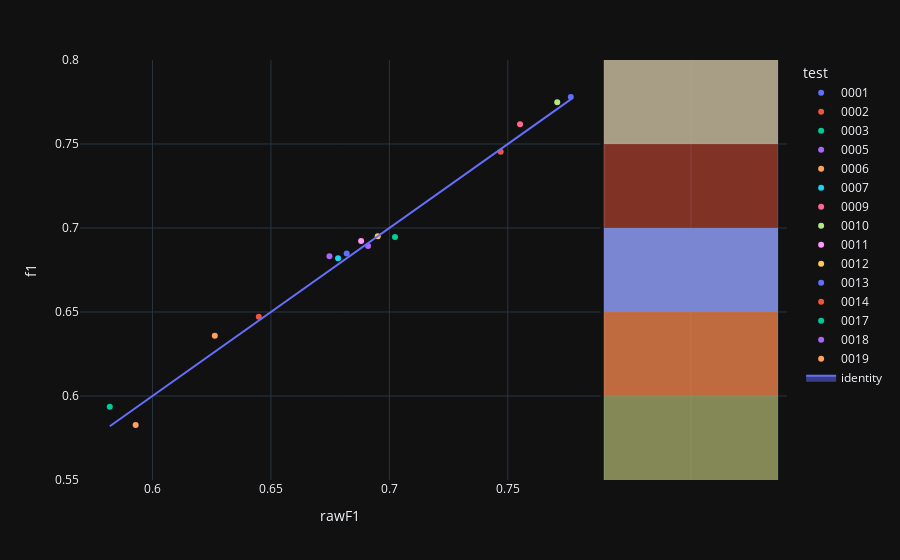

Write notebook code for a chart like this one.
### Code cell
fig=px.scatter(experimentModels_N2,x='rawF1',y='f1',color='test',hover_name='modelId', marginal_y="histogram")
fig.add_trace(
    go.Scatter(x=experimentModels_N2['rawF1'], y=experimentModels_N2['rawF1'], name="identity", mode='lines',fill="toself")
)
fig.show()

### Figure 1 — Plotly figure (JSON) as saved in the notebook; plotly's stock layout.template omitted (floating-point values rounded to 4 significant figures)
{"data": [{"hovertemplate": "<b>%{hovertext}</b><br><br>test=0001<br>rawF1=%{x}<br>f1=%{y}<extra></extra>", "hovertext": ["4ecbf9fd-9ea2-41f6-82ce-b88ac9b32b76"], "legendgroup": "0001", "marker": {"color": "#636efa", "symbol": "circle"}, "mode": "markers", "name": "0001", "orientation": "v", "showlegend": true, "x": [0.7766], "xaxis": "x", "y": [0.7779], "yaxis": "y", "type": "scatter"}, {"alignmentgroup": "True", "bingroup": "y", "hovertemplate": "test=0001<br>f1=%{y}<br>count=%{x}<extra></extra>", "legendgroup": "0001", "marker": {"color": "#636efa"}, "name": "0001", "offsetgroup": "0001", "opacity": 0.5, "showlegend": false, "xaxis": "x2", "y": [0.7779], "yaxis": "y2", "type": "histogram"}, {"hovertemplate": "<b>%{hovertext}</b><br><br>test=0002<br>rawF1=%{x}<br>f1=%{y}<extra></extra>", "hovertext": ["510c627b-7f5d-47cf-806f-77699d7869bf"], "legendgroup": "0002", "marker": {"color": "#EF553B", "symbol": "circle"}, "mode": "markers", "name": "0002", "orientation": "v", "showlegend": true, "x": [0.747], "xaxis": "x", "y": [0.7453], "yaxis": "y", "type": "scatter"}, {"alignmentgroup": "True", "bingroup": "y", "hovertemplate": "test=0002<br>f1=%{y}<br>count=%{x}<extra></extra>", "legendgroup": "0002", "marker": {"color": "#EF553B"}, "name": "0002", "offsetgroup": "0002", "opacity": 0.5, "showlegend": false, "xaxis": "x2", "y": [0.7453], "yaxis": "y2", "type": "histogram"}, {"hovertemplate": "<b>%{hovertext}</b><br><br>test=0003<br>rawF1=%{x}<br>f1=%{y}<extra></extra>", "hovertext": ["81fc4ed7-34db-485d-8b93-027a1d57313e"], "legendgroup": "0003", "marker": {"color": "#00cc96", "symbol": "circle"}, "mode": "markers", "name": "0003", "orientation": "v", "showlegend": true, "x": [0.582], "xaxis": "x", "y": [0.5936], "yaxis": "y", "type": "scatter"}, {"alignmentgroup": "True", "bingroup": "y", "hovertemplate": "test=0003<br>f1=%{y}<br>count=%{x}<extra></extra>", "legendgroup": "0003", "marker": {"color": "#00cc96"}, "name": "0003", "offsetgroup": "0003", "opacity": 0.5, "showlegend": false, "xaxis": "x2", "y": [0.5936], "yaxis": "y2", "type": "histogram"}, {"hovertemplate": "<b>%{hovertext}</b><br><br>test=0005<br>rawF1=%{x}<br>f1=%{y}<extra></extra>", "hovertext": ["edd43941-9867-4361-a47e-36b0c1e13e96"], "legendgroup": "0005", "marker": {"color": "#ab63fa", "symbol": "circle"}, "mode": "markers", "name": "0005", "orientation": "v", "showlegend": true, "x": [0.6747], "xaxis": "x", "y": [0.6832], "yaxis": "y", "type": "scatter"}, {"alignmentgroup": "True", "bingroup": "y", "hovertemplate": "test=0005<br>f1=%{y}<br>count=%{x}<extra></extra>", "legendgroup": "0005", "marker": {"color": "#ab63fa"}, "name": "0005", "offsetgroup": "0005", "opacity": 0.5, "showlegend": false, "xaxis": "x2", "y": [0.6832], "yaxis": "y2", "type": "histogram"}, {"hovertemplate": "<b>%{hovertext}</b><br><br>test=0006<br>rawF1=%{x}<br>f1=%{y}<extra></extra>", "hovertext": ["f76f3dc0-a712-49f3-842b-590c783bc6ca"], "legendgroup": "0006", "marker": {"color": "#FFA15A", "symbol": "circle"}, "mode": "markers", "name": "0006", "orientation": "v", "showlegend": true, "x": [0.5929], "xaxis": "x", "y": [0.5828], "yaxis": "y", "type": "scatter"}, {"alignmentgroup": "True", "bingroup": "y", "hovertemplate": "test=0006<br>f1=%{y}<br>count=%{x}<extra></extra>", "legendgroup": "0006", "marker": {"color": "#FFA15A"}, "name": "0006", "offsetgroup": "0006", "opacity": 0.5, "showlegend": false, "xaxis": "x2", "y": [0.5828], "yaxis": "y2", "type": "histogram"}, {"hovertemplate": "<b>%{hovertext}</b><br><br>test=0007<br>rawF1=%{x}<br>f1=%{y}<extra></extra>", "hovertext": ["bedbb2e2-c55d-4931-8937-6ff81b1df99a"], "legendgroup": "0007", "marker": {"color": "#19d3f3", "symbol": "circle"}, "mode": "markers", "name": "0007", "orientation": "v", "showlegend": true, "x": [0.6783], "xaxis": "x", "y": [0.682], "yaxis": "y", "type": "scatter"}, {"alignmentgroup": "True", "bingroup": "y", "hovertemplate": "test=0007<br>f1=%{y}<br>count=%{x}<extra></extra>", "legendgroup": "0007", "marker": {"color": "#19d3f3"}, "name": "0007", "offsetgroup": "0007", "opacity": 0.5, "showlegend": false, "xaxis": "x2", "y": [0.682], "yaxis": "y2", "type": "histogram"}, {"hovertemplate": "<b>%{hovertext}</b><br><br>test=0009<br>rawF1=%{x}<br>f1=%{y}<extra></extra>", "hovertext": ["d795bc85-43d1-4349-bf03-fe100d40daf9"], "legendgroup": "0009", "marker": {"color": "#FF6692", "symbol": "circle"}, "mode": "markers", "name": "0009", "orientation": "v", "showlegend": true, "x": [0.7552], "xaxis": "x", "y": [0.7618], "yaxis": "y", "type": "scatter"}, {"alignmentgroup": "True", "bingroup": "y", "hovertemplate": "test=0009<br>f1=%{y}<br>count=%{x}<extra></extra>", "legendgroup": "0009", "marker": {"color": "#FF6692"}, "name": "0009", "offsetgroup": "0009", "opacity": 0.5, "showlegend": false, "xaxis": "x2", "y": [0.7618], "yaxis": "y2", "type": "histogram"}, {"hovertemplate": "<b>%{hovertext}</b><br><br>test=0010<br>rawF1=%{x}<br>f1=%{y}<extra></extra>", "hovertext": ["02e88dcd-63b9-408e-848d-a849fc2567a1"], "legendgroup": "0010", "marker": {"color": "#B6E880", "symbol": "circle"}, "mode": "markers", "name": "0010", "orientation": "v", "showlegend": true, "x": [0.7709], "xaxis": "x", "y": [0.7749], "yaxis": "y", "type": "scatter"}, {"alignmentgroup": "True", "bingroup": "y", "hovertemplate": "test=0010<br>f1=%{y}<br>count=%{x}<extra></extra>", "legendgroup": "0010", "marker": {"color": "#B6E880"}, "name": "0010", "offsetgroup": "0010", "opacity": 0.5, "showlegend": false, "xaxis": "x2", "y": [0.7749], "yaxis": "y2", "type": "histogram"}, {"hovertemplate": "<b>%{hovertext}</b><br><br>test=0011<br>rawF1=%{x}<br>f1=%{y}<extra></extra>", "hovertext": ["a090862a-9778-4431-9c22-e5d33b1a116c"], "legendgroup": "0011", "marker": {"color": "#FF97FF", "symbol": "circle"}, "mode": "markers", "name": "0011", "orientation": "v", "showlegend": true, "x": [0.6881], "xaxis": "x", "y": [0.6923], "yaxis": "y", "type": "scatter"}, {"alignmentgroup": "True", "bingroup": "y", "hovertemplate": "test=0011<br>f1=%{y}<br>count=%{x}<extra></extra>", "legendgroup": "0011", "marker": {"color": "#FF97FF"}, "name": "0011", "offsetgroup": "0011", "opacity": 0.5, "showlegend": false, "xaxis": "x2", "y": [0.6923], "yaxis": "y2", "type": "histogram"}, {"hovertemplate": "<b>%{hovertext}</b><br><br>test=0012<br>rawF1=%{x}<br>f1=%{y}<extra></extra>", "hovertext": ["e7e4df1d-6250-40e8-bf6c-79a6ed4dbdab"], "legendgroup": "0012", "marker": {"color": "#FECB52", "symbol": "circle"}, "mode": "markers", "name": "0012", "orientation": "v", "showlegend": true, "x": [0.6951], "xaxis": "x", "y": [0.6951], "yaxis": "y", "type": "scatter"}, {"alignmentgroup": "True", "bingroup": "y", "hovertemplate": "test=0012<br>f1=%{y}<br>count=%{x}<extra></extra>", "legendgroup": "0012", "marker": {"color": "#FECB52"}, "name": "0012", "offsetgroup": "0012", "opacity": 0.5, "showlegend": false, "xaxis": "x2", "y": [0.6951], "yaxis": "y2", "type": "histogram"}, {"hovertemplate": "<b>%{hovertext}</b><br><br>test=0013<br>rawF1=%{x}<br>f1=%{y}<extra></extra>", "hovertext": ["d47997e9-0f93-4c68-8bfe-3d64bd24b612"], "legendgroup": "0013", "marker": {"color": "#636efa", "symbol": "circle"}, "mode": "markers", "name": "0013", "orientation": "v", "showlegend": true, "x": [0.682], "xaxis": "x", "y": [0.6848], "yaxis": "y", "type": "scatter"}, {"alignmentgroup": "True", "bingroup": "y", "hovertemplate": "test=0013<br>f1=%{y}<br>count=%{x}<extra></extra>", "legendgroup": "0013", "marker": {"color": "#636efa"}, "name": "0013", "offsetgroup": "0013", "opacity": 0.5, "showlegend": false, "xaxis": "x2", "y": [0.6848], "yaxis": "y2", "type": "histogram"}, {"hovertemplate": "<b>%{hovertext}</b><br><br>test=0014<br>rawF1=%{x}<br>f1=%{y}<extra></extra>", "hovertext": ["eb8f4601-7957-4990-ba3b-c6892c7180c2"], "legendgroup": "0014", "marker": {"color": "#EF553B", "symbol": "circle"}, "mode": "markers", "name": "0014", "orientation": "v", "showlegend": true, "x": [0.6449], "xaxis": "x", "y": [0.6472], "yaxis": "y", "type": "scatter"}, {"alignmentgroup": "True", "bingroup": "y", "hovertemplate": "test=0014<br>f1=%{y}<br>count=%{x}<extra></extra>", "legendgroup": "0014", "marker": {"color": "#EF553B"}, "name": "0014", "offsetgroup": "0014", "opacity": 0.5, "showlegend": false, "xaxis": "x2", "y": [0.6472], "yaxis": "y2", "type": "histogram"}, {"hovertemplate": "<b>%{hovertext}</b><br><br>test=0017<br>rawF1=%{x}<br>f1=%{y}<extra></extra>", "hovertext": ["068a1a2c-d011-489a-be3e-8c36cceb0721"], "legendgroup": "0017", "marker": {"color": "#00cc96", "symbol": "circle"}, "mode": "markers", "name": "0017", "orientation": "v", "showlegend": true, "x": [0.7024], "xaxis": "x", "y": [0.6947], "yaxis": "y", "type": "scatter"}, {"alignmentgroup": "True", "bingroup": "y", "hovertemplate": "test=0017<br>f1=%{y}<br>count=%{x}<extra></extra>", "legendgroup": "0017", "marker": {"color": "#00cc96"}, "name": "0017", "offsetgroup": "0017", "opacity": 0.5, "showlegend": false, "xaxis": "x2", "y": [0.6947], "yaxis": "y2", "type": "histogram"}, {"hovertemplate": "<b>%{hovertext}</b><br><br>test=0018<br>rawF1=%{x}<br>f1=%{y}<extra></extra>", "hovertext": ["32691b47-eae8-4fd8-906e-315585ba2df6"], "legendgroup": "0018", "marker": {"color": "#ab63fa", "symbol": "circle"}, "mode": "markers", "name": "0018", "orientation": "v", "showlegend": true, "x": [0.691], "xaxis": "x", "y": [0.6893], "yaxis": "y", "type": "scatter"}, {"alignmentgroup": "True", "bingroup": "y", "hovertemplate": "test=0018<br>f1=%{y}<br>count=%{x}<extra></extra>", "legendgroup": "0018", "marker": {"color": "#ab63fa"}, "name": "0018", "offsetgroup": "0018", "opacity": 0.5, "showlegend": false, "xaxis": "x2", "y": [0.6893], "yaxis": "y2", "type": "histogram"}, {"hovertemplate": "<b>%{hovertext}</b><br><br>test=0019<br>rawF1=%{x}<br>f1=%{y}<extra></extra>", "hovertext": ["4b322b8b-1809-4f6e-ac12-994435d2fc30"], "legendgroup": "0019", "marker": {"color": "#FFA15A", "symbol": "circle"}, "mode": "markers", "name": "0019", "orientation": "v", "showlegend": true, "x": [0.6263], "xaxis": "x", "y": [0.6358], "yaxis": "y", "type": "scatter"}, {"alignmentgroup": "True", "bingroup": "y", "hovertemplate": "test=0019<br>f1=%{y}<br>count=%{x}<extra></extra>", "legendgroup": "0019", "marker": {"color": "#FFA15A"}, "name": "0019", "offsetgroup": "0019", "opacity": 0.5, "showlegend": false, "xaxis": "x2", "y": [0.6358], "yaxis": "y2", "type": "histogram"}, {"fill": "toself", "mode": "lines", "name": "identity", "x": [0.7766, 0.747, 0.582, 0.6747, 0.5929, 0.6783, 0.7552, 0.7709, 0.6881, 0.6951, 0.682, 0.6449, 0.7024, 0.691, 0.6263], "y": [0.7766, 0.747, 0.582, 0.6747, 0.5929, 0.6783, 0.7552, 0.7709, 0.6881, 0.6951, 0.682, 0.6449, 0.7024, 0.691, 0.6263], "type": "scatter"}], "layout": {"xaxis": {"anchor": "y", "domain": [0.0, 0.7363], "title": {"text": "rawF1"}}, "yaxis": {"anchor": "x", "domain": [0.0, 1.0], "title": {"text": "f1"}}, "xaxis2": {"anchor": "y2", "domain": [0.7413, 1.0], "matches": "x2", "showticklabels": false, "showline": false, "ticks": "", "showgrid": true}, "yaxis2": {"anchor": "x2", "domain": [0.0, 1.0], "matches": "y", "showticklabels": false, "showgrid": true}, "legend": {"title": {"text": "test"}, "tracegroupgap": 0}, "margin": {"t": 60}, "barmode": "overlay"}}
